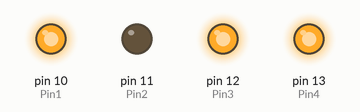
The sketch below on a simulated Arduino Uno, built with avr-gcc and run on an emulated ATmega328P. Shown: output pins drawn as LEDs (lit = HIGH).

Above: at 0.1 s.
Timing chart, 0 to 1.6 s (numbered marks = the images above):
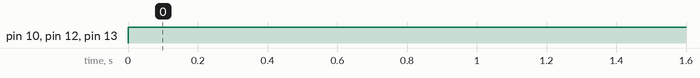

The sketch:

test1.ino
```cpp
int Pin1 = 10;
int Pin2 = 11;
int Pin3 = 12;
int Pin4 = 13;
void setup() {
  pinMode(Pin1, OUTPUT);
  pinMode(Pin2, OUTPUT);
  pinMode(Pin3, OUTPUT);
  pinMode(Pin4, OUTPUT);
}

void loop() {
  digitalWrite(Pin1, HIGH);
  digitalWrite(Pin2, LOW);
  digitalWrite(Pin3, HIGH);
  digitalWrite(Pin4, HIGH);
}
```

Measured:
- by itself, pin 10 (Pin1), pin 12 (Pin3), pin 13 (Pin4): LOW → HIGH at 0.00 s
